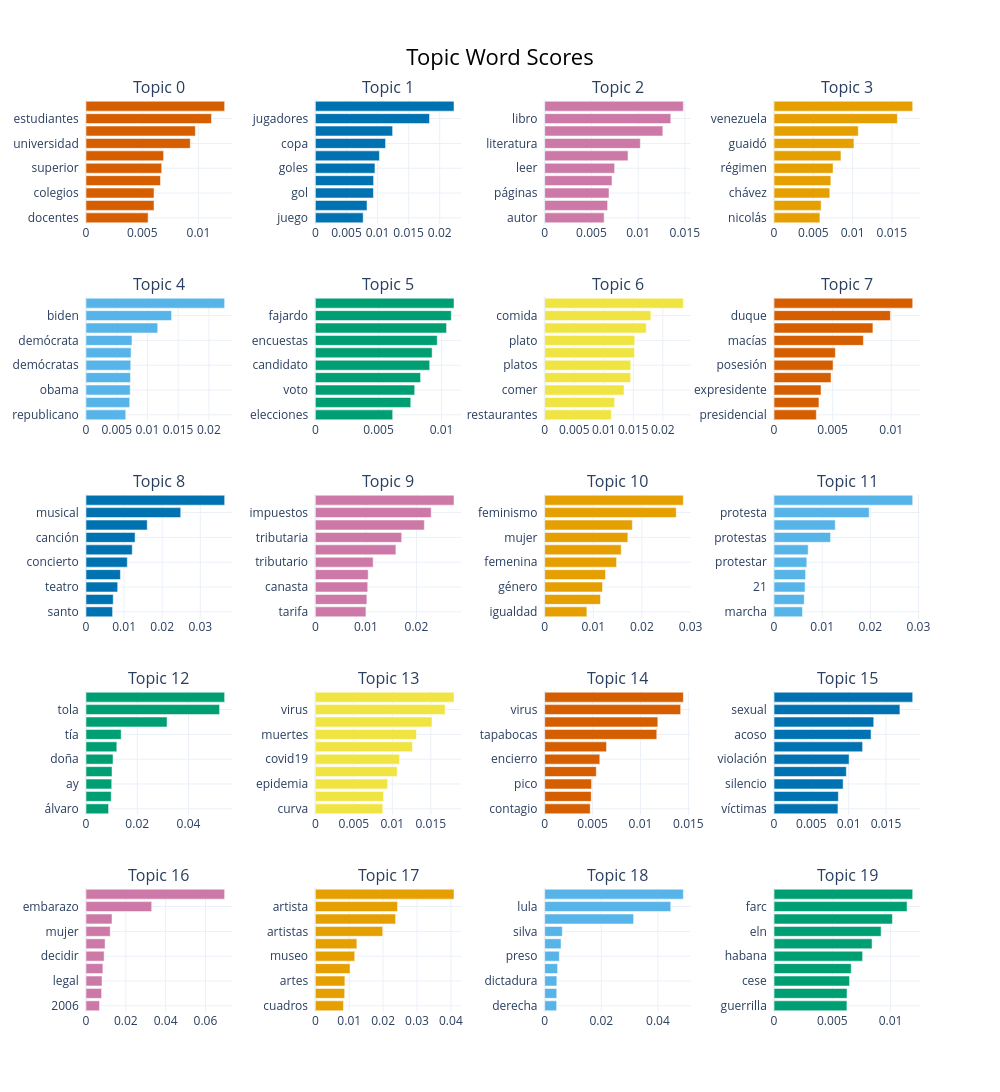

The cell this chart's notebook holds for it:
### Code cell
fig = topic_model.visualize_barchart(
    top_n_topics=20,    # ajusta según tu experimento
    n_words=10
)
fig.show()

### Figure 1 — Plotly figure (JSON) as saved in the notebook; plotly's stock layout.template omitted (floating-point values rounded to 4 significant figures)
{"data": [{"marker": {"color": "#D55E00"}, "orientation": "h", "type": "bar", "x": [0.005527, 0.006052, 0.006052, 0.006626, 0.006736, 0.006904, 0.009276, 0.009728, 0.01116, 0.01233], "xaxis": "x", "y": ["docentes  ", "calidad  ", "colegios  ", "profesores  ", "superior  ", "formación  ", "universidad  ", "universidades  ", "estudiantes  ", "educación  "], "yaxis": "y"}, {"marker": {"color": "#0072B2"}, "orientation": "h", "type": "bar", "x": [0.007693, 0.008306, 0.009339, 0.009365, 0.009579, 0.0103, 0.01129, 0.01242, 0.01836, 0.02229], "xaxis": "x2", "y": ["juego  ", "jugador  ", "gol  ", "selección  ", "goles  ", "equipos  ", "copa  ", "equipo  ", "jugadores  ", "fútbol  "], "yaxis": "y2"}, {"marker": {"color": "#CC79A7"}, "orientation": "h", "type": "bar", "x": [0.006364, 0.006731, 0.006883, 0.007203, 0.007486, 0.008917, 0.01023, 0.01265, 0.01349, 0.01484], "xaxis": "x3", "y": ["autor  ", "poesía  ", "páginas  ", "biblioteca  ", "leer  ", "escritor  ", "literatura  ", "novela  ", "libro  ", "libros  "], "yaxis": "y3"}, {"marker": {"color": "#E69F00"}, "orientation": "h", "type": "bar", "x": [0.005837, 0.005989, 0.007094, 0.007228, 0.007508, 0.008513, 0.01017, 0.01072, 0.0157, 0.01765], "xaxis": "x4", "y": ["nicolás  ", "humanitaria  ", "chávez  ", "venezolana  ", "régimen  ", "venezolano  ", "guaidó  ", "venezolanos  ", "venezuela  ", "maduro  "], "yaxis": "y4"}, {"marker": {"color": "#56B4E9"}, "orientation": "h", "type": "bar", "x": [0.006469, 0.00712, 0.007195, 0.007237, 0.007286, 0.007341, 0.007485, 0.01167, 0.01393, 0.02257], "xaxis": "x5", "y": ["republicano  ", "joe  ", "obama  ", "republicanos  ", "demócratas  ", "blanca  ", "demócrata  ", "donald  ", "biden  ", "trump  "], "yaxis": "y5"}, {"marker": {"color": "#009E73"}, "orientation": "h", "type": "bar", "x": [0.006129, 0.007561, 0.007872, 0.008339, 0.009061, 0.009254, 0.009658, 0.01039, 0.01077, 0.01099], "xaxis": "x6", "y": ["elecciones  ", "vargas  ", "voto  ", "votos  ", "candidato  ", "candidatos  ", "encuestas  ", "petro  ", "fajardo  ", "vuelta  "], "yaxis": "y6"}, {"marker": {"color": "#F0E442"}, "orientation": "h", "type": "bar", "x": [0.01128, 0.01184, 0.01343, 0.01454, 0.01457, 0.0152, 0.01525, 0.01719, 0.01797, 0.02347], "xaxis": "x7", "y": ["restaurantes  ", "sabor  ", "comer  ", "restaurante  ", "platos  ", "arroz  ", "plato  ", "sabores  ", "comida  ", "cocina  "], "yaxis": "y7"}, {"marker": {"color": "#D55E00"}, "orientation": "h", "type": "bar", "x": [0.003609, 0.003831, 0.004008, 0.004865, 0.005037, 0.005229, 0.007623, 0.008437, 0.009927, 0.01183], "xaxis": "x8", "y": ["presidencial  ", "santos  ", "expresidente  ", "discurso  ", "posesión  ", "mandatario  ", "macías  ", "presidente  ", "duque  ", "iván  "], "yaxis": "y8"}, {"marker": {"color": "#0072B2"}, "orientation": "h", "type": "bar", "x": [0.006979, 0.007143, 0.008316, 0.00903, 0.01084, 0.01214, 0.01288, 0.01607, 0.02486, 0.03639], "xaxis": "x9", "y": ["santo  ", "artistas  ", "teatro  ", "festival  ", "concierto  ", "canciones  ", "canción  ", "músicos  ", "musical  ", "música  "], "yaxis": "y9"}, {"marker": {"color": "#CC79A7"}, "orientation": "h", "type": "bar", "x": [0.01001, 0.01019, 0.01037, 0.01046, 0.01144, 0.01594, 0.01709, 0.02157, 0.02293, 0.02744], "xaxis": "x10", "y": ["tarifa  ", "dividendos  ", "canasta  ", "exenciones  ", "tributario  ", "renta  ", "tributaria  ", "impuesto  ", "impuestos  ", "iva  "], "yaxis": "y10"}, {"marker": {"color": "#E69F00"}, "orientation": "h", "type": "bar", "x": [0.008674, 0.01147, 0.0119, 0.01252, 0.01478, 0.01574, 0.01711, 0.01802, 0.02706, 0.02853], "xaxis": "x11", "y": ["igualdad  ", "hombres  ", "género  ", "feminista  ", "femenina  ", "feministas  ", "mujer  ", "femenino  ", "feminismo  ", "mujeres  "], "yaxis": "y11"}, {"marker": {"color": "#56B4E9"}, "orientation": "h", "type": "bar", "x": [0.005903, 0.00627, 0.006448, 0.006548, 0.006801, 0.00709, 0.01174, 0.01272, 0.01976, 0.0288], "xaxis": "x12", "y": ["marcha  ", "manifestaciones  ", "21  ", "manifestantes  ", "protestar  ", "movilización  ", "protestas  ", "marchas  ", "protesta  ", "paro  "], "yaxis": "y12"}, {"marker": {"color": "#009E73"}, "orientation": "h", "type": "bar", "x": [0.00881, 0.009839, 0.01004, 0.01015, 0.01055, 0.01203, 0.01372, 0.03165, 0.05214, 0.05412], "xaxis": "x13", "y": ["álvaro  ", "dije  ", "ay  ", "virgen  ", "doña  ", "preguntó  ", "tía  ", "tías  ", "tola  ", "pa  "], "yaxis": "y13"}, {"marker": {"color": "#F0E442"}, "orientation": "h", "type": "bar", "x": [0.00876, 0.008862, 0.009385, 0.01062, 0.01094, 0.01262, 0.01313, 0.01515, 0.01686, 0.01801], "xaxis": "x14", "y": ["curva  ", "pandemia  ", "epidemia  ", "contagio  ", "covid19  ", "coronavirus  ", "muertes  ", "contagiados  ", "virus  ", "contagios  "], "yaxis": "y14"}, {"marker": {"color": "#D55E00"}, "orientation": "h", "type": "bar", "x": [0.004752, 0.004856, 0.004892, 0.005384, 0.005753, 0.00645, 0.0117, 0.01181, 0.01419, 0.01447], "xaxis": "x15", "y": ["contagio  ", "normalidad  ", "pico  ", "confinamiento  ", "encierro  ", "covid19  ", "tapabocas  ", "pandemia  ", "virus  ", "coronavirus  "], "yaxis": "y15"}, {"marker": {"color": "#0072B2"}, "orientation": "h", "type": "bar", "x": [0.008556, 0.008613, 0.009252, 0.009681, 0.01005, 0.01186, 0.01299, 0.01335, 0.01686, 0.01857], "xaxis": "x16", "y": ["víctimas  ", "género  ", "silencio  ", "violencia  ", "violación  ", "sexuales  ", "acoso  ", "abuso  ", "sexual  ", "mujeres  "], "yaxis": "y16"}, {"marker": {"color": "#CC79A7"}, "orientation": "h", "type": "bar", "x": [0.006799, 0.007843, 0.008057, 0.008498, 0.009094, 0.009588, 0.01216, 0.01307, 0.03299, 0.06964], "xaxis": "x17", "y": ["2006  ", "corte  ", "legal  ", "salud  ", "decidir  ", "derecho  ", "mujer  ", "mujeres  ", "embarazo  ", "aborto  "], "yaxis": "y17"}, {"marker": {"color": "#E69F00"}, "orientation": "h", "type": "bar", "x": [0.008296, 0.008649, 0.008711, 0.01024, 0.01163, 0.01225, 0.01987, 0.02369, 0.02425, 0.04092], "xaxis": "x18", "y": ["cuadros  ", "cuadro  ", "artes  ", "obra  ", "museo  ", "obras  ", "artistas  ", "pintura  ", "artista  ", "arte  "], "yaxis": "y18"}, {"marker": {"color": "#56B4E9"}, "orientation": "h", "type": "bar", "x": [0.004209, 0.004247, 0.004293, 0.004547, 0.005173, 0.005764, 0.006224, 0.03141, 0.04454, 0.04899], "xaxis": "x19", "y": ["derecha  ", "odebrecht  ", "dictadura  ", "corrupción  ", "preso  ", "amazonia  ", "silva  ", "brasil  ", "lula  ", "bolsonaro  "], "yaxis": "y19"}, {"marker": {"color": "#009E73"}, "orientation": "h", "type": "bar", "x": [0.006256, 0.006262, 0.006483, 0.006626, 0.007601, 0.008412, 0.009192, 0.01016, 0.01142, 0.0119], "xaxis": "x20", "y": ["guerrilla  ", "conflicto  ", "cese  ", "acuerdos  ", "habana  ", "negociaciones  ", "eln  ", "paz  ", "farc  ", "negociación  "], "yaxis": "y20"}], "layout": {"annotations": [{"font": {"size": 16}, "showarrow": false, "text": "Topic 0", "x": 0.0875, "xanchor": "center", "xref": "paper", "y": 1.0, "yanchor": "bottom", "yref": "paper"}, {"font": {"size": 16}, "showarrow": false, "text": "Topic 1", "x": 0.3625, "xanchor": "center", "xref": "paper", "y": 1.0, "yanchor": "bottom", "yref": "paper"}, {"font": {"size": 16}, "showarrow": false, "text": "Topic 2", "x": 0.6375, "xanchor": "center", "xref": "paper", "y": 1.0, "yanchor": "bottom", "yref": "paper"}, {"font": {"size": 16}, "showarrow": false, "text": "Topic 3", "x": 0.9125, "xanchor": "center", "xref": "paper", "y": 1.0, "yanchor": "bottom", "yref": "paper"}, {"font": {"size": 16}, "showarrow": false, "text": "Topic 4", "x": 0.0875, "xanchor": "center", "xref": "paper", "y": 0.784, "yanchor": "bottom", "yref": "paper"}, {"font": {"size": 16}, "showarrow": false, "text": "Topic 5", "x": 0.3625, "xanchor": "center", "xref": "paper", "y": 0.784, "yanchor": "bottom", "yref": "paper"}, {"font": {"size": 16}, "showarrow": false, "text": "Topic 6", "x": 0.6375, "xanchor": "center", "xref": "paper", "y": 0.784, "yanchor": "bottom", "yref": "paper"}, {"font": {"size": 16}, "showarrow": false, "text": "Topic 7", "x": 0.9125, "xanchor": "center", "xref": "paper", "y": 0.784, "yanchor": "bottom", "yref": "paper"}, {"font": {"size": 16}, "showarrow": false, "text": "Topic 8", "x": 0.0875, "xanchor": "center", "xref": "paper", "y": 0.568, "yanchor": "bottom", "yref": "paper"}, {"font": {"size": 16}, "showarrow": false, "text": "Topic 9", "x": 0.3625, "xanchor": "center", "xref": "paper", "y": 0.568, "yanchor": "bottom", "yref": "paper"}, {"font": {"size": 16}, "showarrow": false, "text": "Topic 10", "x": 0.6375, "xanchor": "center", "xref": "paper", "y": 0.568, "yanchor": "bottom", "yref": "paper"}, {"font": {"size": 16}, "showarrow": false, "text": "Topic 11", "x": 0.9125, "xanchor": "center", "xref": "paper", "y": 0.568, "yanchor": "bottom", "yref": "paper"}, {"font": {"size": 16}, "showarrow": false, "text": "Topic 12", "x": 0.0875, "xanchor": "center", "xref": "paper", "y": 0.352, "yanchor": "bottom", "yref": "paper"}, {"font": {"size": 16}, "showarrow": false, "text": "Topic 13", "x": 0.3625, "xanchor": "center", "xref": "paper", "y": 0.352, "yanchor": "bottom", "yref": "paper"}, {"font": {"size": 16}, "showarrow": false, "text": "Topic 14", "x": 0.6375, "xanchor": "center", "xref": "paper", "y": 0.352, "yanchor": "bottom", "yref": "paper"}, {"font": {"size": 16}, "showarrow": false, "text": "Topic 15", "x": 0.9125, "xanchor": "center", "xref": "paper", "y": 0.352, "yanchor": "bottom", "yref": "paper"}, {"font": {"size": 16}, "showarrow": false, "text": "Topic 16", "x": 0.0875, "xanchor": "center", "xref": "paper", "y": 0.136, "yanchor": "bottom", "yref": "paper"}, {"font": {"size": 16}, "showarrow": false, "text": "Topic 17", "x": 0.3625, "xanchor": "center", "xref": "paper", "y": 0.136, "yanchor": "bottom", "yref": "paper"}, {"font": {"size": 16}, "showarrow": false, "text": "Topic 18", "x": 0.6375, "xanchor": "center", "xref": "paper", "y": 0.136, "yanchor": "bottom", "yref": "paper"}, {"font": {"size": 16}, "showarrow": false, "text": "Topic 19", "x": 0.9125, "xanchor": "center", "xref": "paper", "y": 0.136, "yanchor": "bottom", "yref": "paper"}], "height": 1250, "hoverlabel": {"bgcolor": "white", "font": {"family": "Rockwell", "size": 16}}, "showlegend": false, "title": {"font": {"color": "Black", "size": 22}, "text": "Topic Word Scores", "x": 0.5, "xanchor": "center", "yanchor": "top"}, "width": 1000, "xaxis": {"anchor": "y", "domain": [0, 0.175], "showgrid": true}, "xaxis10": {"anchor": "y10", "domain": [0.275, 0.45], "showgrid": true}, "xaxis11": {"anchor": "y11", "domain": [0.55, 0.725], "showgrid": true}, "xaxis12": {"anchor": "y12", "domain": [0.825, 1], "showgrid": true}, "xaxis13": {"anchor": "y13", "domain": [0, 0.175], "showgrid": true}, "xaxis14": {"anchor": "y14", "domain": [0.275, 0.45], "showgrid": true}, "xaxis15": {"anchor": "y15", "domain": [0.55, 0.725], "showgrid": true}, "xaxis16": {"anchor": "y16", "domain": [0.825, 1], "showgrid": true}, "xaxis17": {"anchor": "y17", "domain": [0, 0.175], "showgrid": true}, "xaxis18": {"anchor": "y18", "domain": [0.275, 0.45], "showgrid": true}, "xaxis19": {"anchor": "y19", "domain": [0.55, 0.725], "showgrid": true}, "xaxis2": {"anchor": "y2", "domain": [0.275, 0.45], "showgrid": true}, "xaxis20": {"anchor": "y20", "domain": [0.825, 1], "showgrid": true}, "xaxis3": {"anchor": "y3", "domain": [0.55, 0.725], "showgrid": true}, "xaxis4": {"anchor": "y4", "domain": [0.825, 1], "showgrid": true}, "xaxis5": {"anchor": "y5", "domain": [0, 0.175], "showgrid": true}, "xaxis6": {"anchor": "y6", "domain": [0.275, 0.45], "showgrid": true}, "xaxis7": {"anchor": "y7", "domain": [0.55, 0.725], "showgrid": true}, "xaxis8": {"anchor": "y8", "domain": [0.825, 1], "showgrid": true}, "xaxis9": {"anchor": "y9", "domain": [0, 0.175], "showgrid": true}, "yaxis": {"anchor": "x", "domain": [0.864, 1.0], "showgrid": true}, "yaxis10": {"anchor": "x10", "domain": [0.432, 0.568], "showgrid": true}, "yaxis11": {"anchor": "x11", "domain": [0.432, 0.568], "showgrid": true}, "yaxis12": {"anchor": "x12", "domain": [0.432, 0.568], "showgrid": true}, "yaxis13": {"anchor": "x13", "domain": [0.216, 0.352], "showgrid": true}, "yaxis14": {"anchor": "x14", "domain": [0.216, 0.352], "showgrid": true}, "yaxis15": {"anchor": "x15", "domain": [0.216, 0.352], "showgrid": true}, "yaxis16": {"anchor": "x16", "domain": [0.216, 0.352], "showgrid": true}, "yaxis17": {"anchor": "x17", "domain": [0, 0.136], "showgrid": true}, "yaxis18": {"anchor": "x18", "domain": [0, 0.136], "showgrid": true}, "yaxis19": {"anchor": "x19", "domain": [0, 0.136], "showgrid": true}, "yaxis2": {"anchor": "x2", "domain": [0.864, 1.0], "showgrid": true}, "yaxis20": {"anchor": "x20", "domain": [0, 0.136], "showgrid": true}, "yaxis3": {"anchor": "x3", "domain": [0.864, 1.0], "showgrid": true}, "yaxis4": {"anchor": "x4", "domain": [0.864, 1.0], "showgrid": true}, "yaxis5": {"anchor": "x5", "domain": [0.648, 0.784], "showgrid": true}, "yaxis6": {"anchor": "x6", "domain": [0.648, 0.784], "showgrid": true}, "yaxis7": {"anchor": "x7", "domain": [0.648, 0.784], "showgrid": true}, "yaxis8": {"anchor": "x8", "domain": [0.648, 0.784], "showgrid": true}, "yaxis9": {"anchor": "x9", "domain": [0.432, 0.568], "showgrid": true}}}
